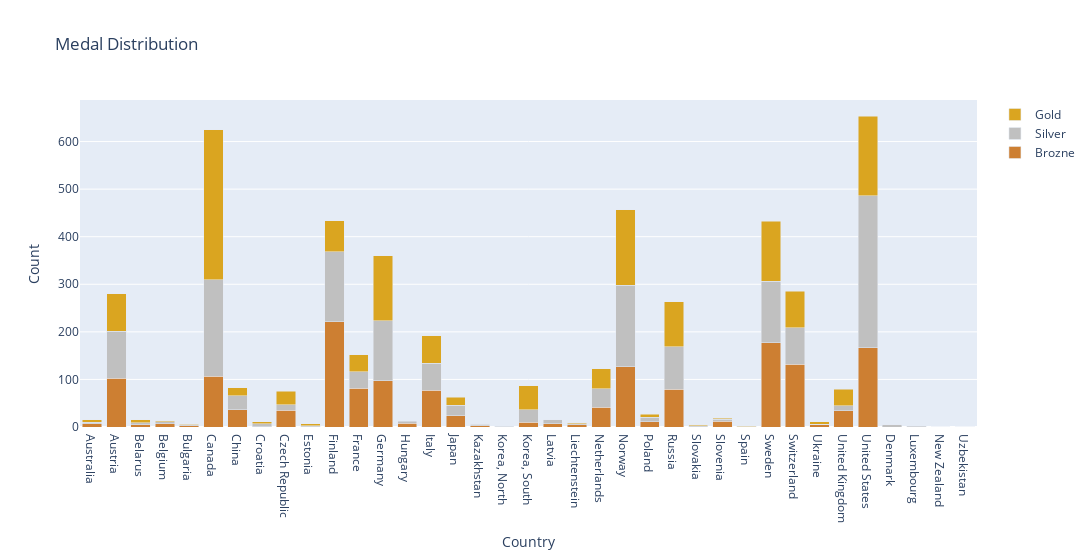

Notebook source saved alongside this figure:
### Code cell
fig1=make_subplots()
fig1.add_trace(go.Bar(y=bronzeDistribution["Count"],x=bronzeDistribution.index.get_level_values('Country'),name="Brozne",marker_color='#cd7f32'))
fig1.add_trace(go.Bar(y=silverDistribution["Count"],x=silverDistribution.index.get_level_values('Country'),name="Silver",marker_color='#c0c0c0'))
fig1.add_trace(go.Bar(y=goldDistribution["Count"],x=goldDistribution.index.get_level_values('Country'),name="Gold",marker_color='#daa520'))
fig1.update_layout(width=1200,
    title="Medal Distribution",
    xaxis_title="Country",
    yaxis_title="Count",
    barmode="stack")
fig1.show()

### Figure 1 — Plotly figure (JSON) as saved in the notebook; plotly's stock layout.template omitted (floating-point values rounded to 4 significant figures)
{"data": [{"marker": {"color": "#cd7f32"}, "name": "Brozne", "type": "bar", "x": ["Australia", "Austria", "Belarus", "Belgium", "Bulgaria", "Canada", "China", "Croatia", "Czech Republic", "Estonia", "Finland", "France", "Germany", "Hungary", "Italy", "Japan", "Kazakhstan", "Korea, North", "Korea, South", "Latvia", "Liechtenstein", "Netherlands", "Norway", "Poland", "Russia", "Slovakia", "Slovenia", "Spain", "Sweden", "Switzerland", "Ukraine", "United Kingdom", "United States"], "y": [7, 103, 5, 7, 3, 107, 36, 1, 35, 1, 221, 81, 97, 8, 77, 24, 3, 1, 10, 7, 5, 42, 127, 11, 79, 1, 12, 1, 177, 132, 5, 34, 167]}, {"marker": {"color": "#c0c0c0"}, "name": "Silver", "type": "bar", "x": ["Australia", "Austria", "Belarus", "Belgium", "Bulgaria", "Canada", "China", "Croatia", "Czech Republic", "Denmark", "Estonia", "Finland", "France", "Germany", "Hungary", "Italy", "Japan", "Kazakhstan", "Korea, North", "Korea, South", "Latvia", "Liechtenstein", "Luxembourg", "Netherlands", "New Zealand", "Norway", "Poland", "Russia", "Slovakia", "Slovenia", "Sweden", "Switzerland", "Ukraine", "United Kingdom", "United States"], "y": [3, 98, 4, 4, 2, 203, 30, 6, 12, 5, 2, 147, 35, 126, 4, 57, 22, 3, 1, 26, 8, 2, 2, 38, 1, 171, 10, 90, 2, 4, 129, 77, 1, 11, 319]}, {"marker": {"color": "#daa520"}, "name": "Gold", "type": "bar", "x": ["Australia", "Austria", "Belarus", "Belgium", "Bulgaria", "Canada", "China", "Croatia", "Czech Republic", "Estonia", "Finland", "France", "Germany", "Italy", "Japan", "Kazakhstan", "Korea, South", "Liechtenstein", "Netherlands", "Norway", "Poland", "Russia", "Slovakia", "Slovenia", "Spain", "Sweden", "Switzerland", "Ukraine", "United Kingdom", "United States", "Uzbekistan"], "y": [5, 79, 6, 2, 1, 315, 16, 4, 28, 4, 66, 36, 137, 58, 17, 1, 51, 2, 42, 159, 6, 94, 2, 2, 1, 127, 76, 5, 34, 167, 1]}], "layout": {"barmode": "stack", "title": {"text": "Medal Distribution"}, "width": 1200, "xaxis": {"anchor": "y", "domain": [0, 1], "title": {"text": "Country"}}, "yaxis": {"anchor": "x", "domain": [0, 1], "title": {"text": "Count"}}}}
